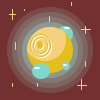
Frame 1 (no input)
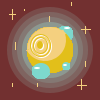
Frame 60 (the mouse pressed at the canvas centre just before this capture)
Frame 120 (the mouse held since frame 60 and released just before this capture): identical to frame 60, image omitted

The Processing sketch that drew these frames (run headless with seeded random() and noise(); from frame 60 on, the mouse is pressed at the canvas centre):

// Processing sketch: SCIE204M2_LaurelOBrien_a2_v1
// ── SCIE204M2_LaurelOBrien_a2_v1.pde
//////////////////////////////
// Assignment 1
// Laurel O'Brien
// 20151002
//
// Make a 100x100 tile
/////////////////////////////


//initialize colour variables
color bronze = color(226, 191, 26); //dull bronze
color gold = color(244, 208, 127); //rich gold
color shine = color(255); //white
color aquaMarine = color(125, 216, 205); //fluorescent blue
color blueGlow = color(161, 229, 219, 40); //pale blue


void setup() 
{
  background(#723030); //deep maroon
  ellipseMode(RADIUS); //give ellipse dimensions as radius, not diameter
  noStroke(); //remove stroke by default
  
  //3 low-opacity rings of blue to create static glow behind drawTile();
  fill(blueGlow);
  ellipse(50, 50, 28, 28);
  ellipse(50, 50, 28, 28);
  ellipse(50, 50, 33, 33);
  ellipse(50, 50, 38, 38);
  ellipse(50, 50, 43, 43);
}

void draw() 
{
  drawTile();
}

//draw one of Bard's globes 
void drawTile () 
{ 
  fill(aquaMarine);
  ellipse(65, 34, 8, 8); //upper gem on back of globe

  fill(bronze);
  ellipse(50, 50, 23, 23); //main body of globe
  
  fill(gold);
  arc(50, 50, 23, 23, PI, TWO_PI-PI/4, CHORD); //arc made from main globe's dimensions: 
  arc(45, 40, 21, 21, radians(-30), radians(150), CHORD); //arc opposite the first arc to complete the highlight
  
  fill(shine);
  ellipse(41, 46, 3, 4); //inner embossed ring's highlight
  
  noFill(); //remove fill
  stroke(shine); //turn on pale yellow 1px stroke
  ellipse(41, 46, 10, 11); //outer embossed ring's highlight
  ellipse(41, 46, 7, 8); //second embossed ring's highlight
  
  stroke(bronze); //change stroke to dull bronze colour
  ellipse(40, 45, 10, 11); //outer embossed ring
  ellipse(40, 45, 7, 8); //second embossed ring
  
  noStroke(); //turn off stroke
  fill(bronze); //return to bronze fill
  ellipse(40, 45, 3, 4); //inner embossed ring
  
  fill(aquaMarine); //fluorescent blue
  ellipse(66, 66, 4, 4); //tiny gem
  ellipse(41, 71, 9, 8); //large lower gem on front of globe
  
  fill(shine); //white
  ellipse(65, 65, 2, 1); //specular highlight on tiny gem
  ellipse(37, 68, 3, 1); //specular highlight on larger lower gem
  ellipse(67, 28, 3, 1); //specular highlight on upper gem behind globe
  
  //gold glimmers and shines around globe
  stroke(gold);
  line(12, 9, 12, 19);
  line(15, 14, 9, 14);
  line(81, 79, 81, 89);
  line(77, 85, 86, 85);
  line(81, 29, 90, 29);
  line(85, 26, 85, 33);
  line(71, 2, 71, 5);
  line(12, 83, 12, 86);
  line(85, 61, 85, 66);
  line(15, 42, 15, 49);
  line(24, 9, 24, 10);
  line(37, 83, 37, 86);
  line(49, 16, 49, 21);
  
  noStroke();
}
